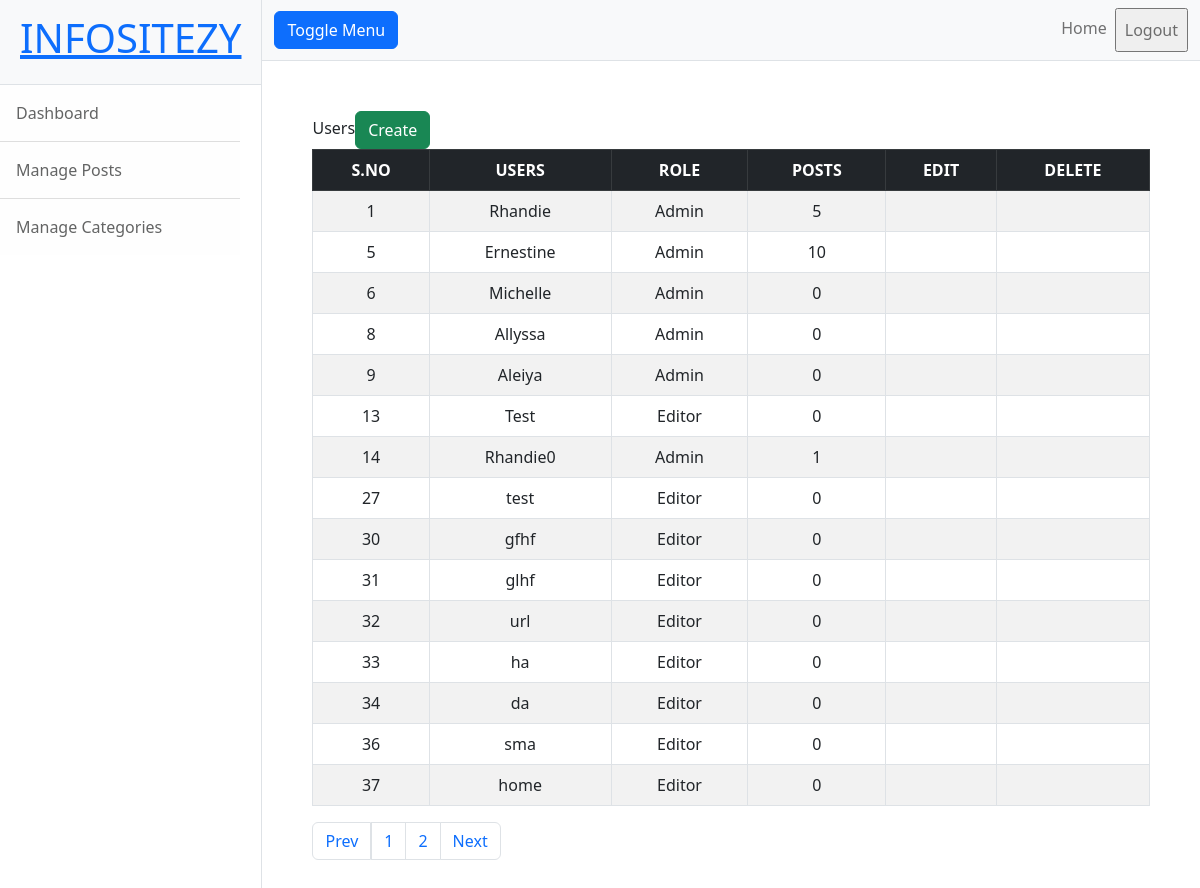
/admin/users.php (signed in), run on the app's committed database.
### tables this page shows
CREATE TABLE `users` (
  `id` int(11) NOT NULL,
  `uname` varchar(70) NOT NULL,
  `upass` varchar(70) NOT NULL,
  `urole` int(11) NOT NULL,
  `u_posts` int(11) NOT NULL
);

### admin/users.php (the view, shortened to what this page needs)
<!DOCTYPE html>
<html lang="en">
<head>
    <link rel="stylesheet" href="../assets/css/all.css">
    <link href="..\assets\css\admin.css" rel="stylesheet" />
</head>
<body>
    <div class="d-flex" id="wrapper">
        <?php
        include_once('admin-includes/sidebar.php');
        ?>
        <div id="page-content-wrapper">
            <?php
            include_once('admin-includes/top-navigation.php');
            ?>
            <div class="container-fluid" style="padding: 50px;">
                <div class="cont">
                    <span><span id="crh1">Users</span><button type="button" onclick="location.href='settings.php'" class="btn btn-success float-right crbtn">Create</button></span>
                    <?php
                    $limit = 15;
                    if (isset($_REQUEST['page'])) {
                        $pageno = $_REQUEST['page'];
                    } else {
                        $pageno = 1;
                    }
                    $offsetl = ($pageno - 1) * $limit;
                    $sql = "SELECT id,uname,urole,u_posts FROM users LIMIT $offsetl,$limit";
                    $res = $conn->prepare($sql);
                    $res->bind_result($id, $name, $role, $uposts);
                    $res->execute();
                    $res->store_result();
                    if ($res->num_rows() > 0) {
                    ?>
                        <table class="table table-striped table-hover table-bordered">
                            <thead class="table-dark ">
                                <tr class="text-center">
                                    <th>S.NO</th>
                                    <th>USERS</th>
                                    <th>ROLE</th>
                                    <th>POSTS</th>
                                    <th>EDIT</th>
                                    <th>DELETE</th>
                                </tr>
                            </thead>
                            <tbody>
                                <?php while ($res->fetch()) { ?>
                                    <tr class="text-center">
                                        <td><?php echo $id; ?></td>
                                        <td><?php echo $name; ?></td>
                                        <td><?php if ($role == 0) {
                                                echo "Admin";
                                            } else {
                                                echo "Editor";
                                            } ?></td>
                                        <td><?php echo $uposts; ?></td>
                                        <td><a href="settings.php?id=<?php echo $id; ?>"><i class="fa fa-edit" aria-hidden="true"></i></a></td>
                                        <td><a href="delete-user.php?id=<?php echo $id; ?>"><i class="fa fa-trash" aria-hidden="true"></i></a></td>
                                    </tr>
                                <?php } ?>
                            </tbody>
                        </table>
                    <?php } else {
                        echo "<div style='display:block; width:100%; font-weight:bold; font-size:2rem; text-align:center;'>0 Results Found</div>";
                    } ?>
                </div>
                <?php
                $sqlpg = "SELECT * FROM users";
                $respg = $conn->prepare($sqlpg);
                $respg->execute();
                $respg->store_result();
                if ($respg->num_rows() > 0) {
                    $ttlrecords = $respg->num_rows();
                    if ($ttlrecords > 14) {
                        $ttlpages = ceil($ttlrecords / $limit);
                        echo '<ul class="pagination">';
                        if ($pageno > 1) {
                            echo '<li class="page-item"><a class="page-link" href="users.php?page=' . ($pageno - 1) . '">Prev</a></li>';
                        } else {
                            $pageno = 1;
                            echo '<li class="page-item"><a class="page-link" href="users.php?page=' . ($pageno) . '">Prev</a></li>';
                        }
                        for ($i = 1; $i <= $ttlpages; $i++) {
                            if ($pageno == $i) {
                                $pgactive = "pgactive";
                            } else {
                                $pgactive = "";
                            }
                            echo '<li class="page-item' . $pgactive . '"><a class="page-link" href="users.php?page=' . $i . '">' . $i . '</a></li>';
                        }
                        if ($pageno < $ttlpages) {
                            echo '<li class="page-item"><a class="page-link" href="users.php?page=' . ($pageno + 1) . '">Next</a></li>';
                        } else {
                            $pageno = $ttlpages;
                            echo '<li class="page-item"><a class="page-link" href="users.php?page=' . ($pageno) . '">Next</a></li>';
                        }
                        echo '</ul>';
                    }
                }
                ?>
            </div>
        </div>
    </div>
</body>
</html>

### data on the page
users: id "1", uname "Rhandie", urole "Admin", u_posts "5"
users: id "5", uname "Ernestine", urole "Admin", u_posts "10"
users: id "6", uname "Michelle", urole "Admin", u_posts "0"
users: id "8", uname "Allyssa", urole "Admin", u_posts "0"
users: id "9", uname "Aleiya", urole "Admin", u_posts "0"
users: id "13", uname "Test", urole "Editor", u_posts "0"
users: id "14", uname "Rhandie0", urole "Admin", u_posts "1"
users: id "27", uname "test", urole "Editor", u_posts "0"
users: id "30", uname "gfhf", urole "Editor", u_posts "0"
users: id "31", uname "glhf", urole "Editor", u_posts "0"
users: id "32", uname "url", urole "Editor", u_posts "0"
users: id "33", uname "ha", urole "Editor", u_posts "0"
users: id "34", uname "da", urole "Editor", u_posts "0"
users: id "36", uname "sma", urole "Editor", u_posts "0"
users: id "37", uname "home", urole "Editor", u_posts "0"
